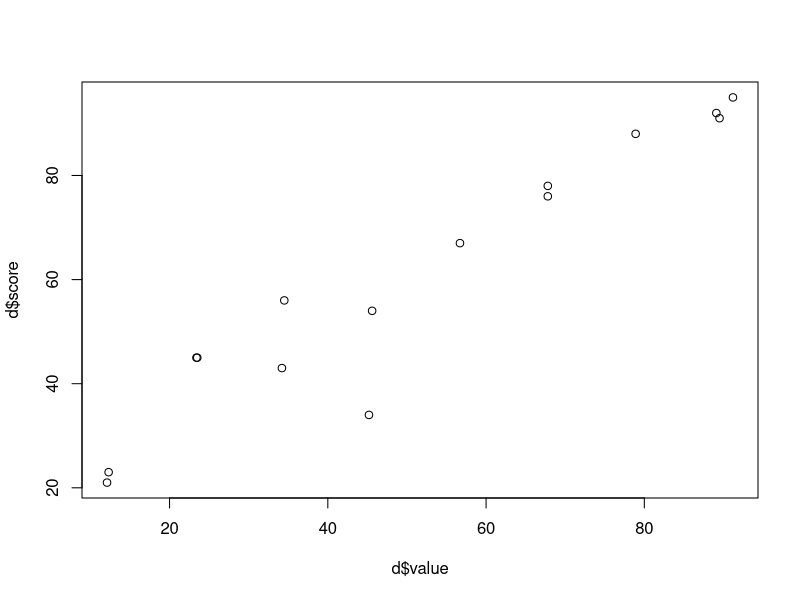

Write R code to recreate this figure.
# Quick test script
# Just testing some things...

library(ggplot2)

# Read data
d <- read.csv("data_file1.csv")

# Quick plot
plot(d$value, d$score)

# Calculate something
mean(d$value)
sd(d$value)

# Test filter
library(dplyr)
d %>% filter(score > 50)
